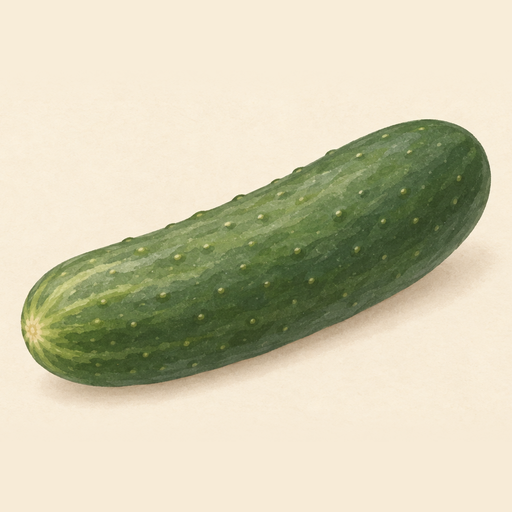
#> input picture assets/photos/agurkas.png, 512 x 512 px
$ python square_picture.py ../assets/photos/agurkas.png ../assets/photos/antis.png
#> lines starting #> are read from the running program, lines starting #| are printed output that depends on the picture; after the words box and inside, x2 and y2 are one past the last pixel; in counts of white or black regions, pixels touching at a corner belong together
"""Square-crop a generated 16:9 picture around its subject (512×512 PNG).

Run: python3 tools/square_picture.py <in.png> <out.png>
If the subject is wider than the image is tall, the picture is padded above and
below with the background colour, fading softly so no seam shows.
"""
import sys
import numpy as np
from PIL import Image, ImageChops


def square(src: str, dst: str) -> None:
#> called with src = '../assets/photos/agurkas.png', dst = '../assets/photos/antis.png'
    im = Image.open(src).convert("RGB")
#> im is the input picture: PIL image 512x512 RGB; mean R, G, B 206.6, 202.1, 175.2
    bg = Image.new("RGB", im.size, im.getpixel((10, 10)))
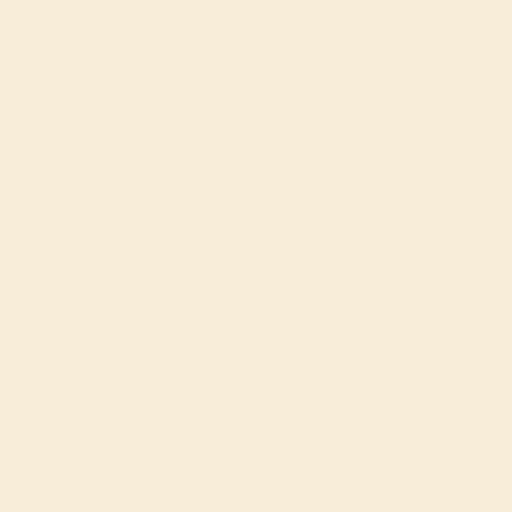
#> bg: PIL image 512x512 RGB; mean R, G, B 248, 237, 217
    mask = ImageChops.difference(im, bg).convert("L").point(lambda v: 255 if v > 28 else 0)
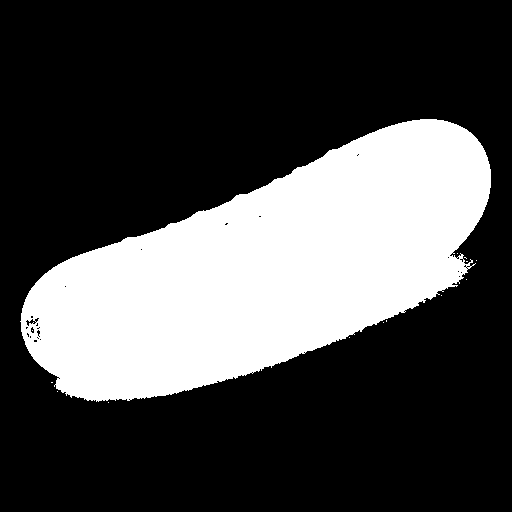
#> mask: PIL image 512x512 L; 29% white; 14 white regions (13 under 20 px), largest, box (x1, y1, x2, y2) and area: (20, 119, 491, 402) 75935
    l, t, r, b = mask.getbbox() or (0, 0, im.width, im.height)
#> l = 20; t = 119; r = 491; b = 403
    h = im.height
#> h = 512
    cx = (l + r) // 2
#> cx = 255
    need = (r - l) + 80
#> need = 551
    a = np.array(im).astype(float)
    if need <= h:
        x0 = max(0, min(im.width - h, cx - h // 2))
        sq = a[:, x0:x0 + h]
    else:
        x0 = max(0, cx - need // 2)
#> x0 = 0
        crop = a[:, x0:min(im.width, x0 + need)]
        w = crop.shape[1]
#> w = 512
        top = np.median(crop[:30].reshape(-1, 3), axis=0)
#> top = [248, 237, 217]
        bot = np.median(crop[-30:].reshape(-1, 3), axis=0)
#> bot = [247, 235, 215]
        for i in range(60):
            k = 1 - i / 60
            crop[i] = crop[i] * (1 - k) + top * k
            crop[h - 1 - i] = crop[h - 1 - i] * (1 - k) + bot * k
        pad = (w - h) // 2
#> pad = 0
        sq = np.zeros((w, w, 3))
        sq[:pad] = top
#> sq: shape (512, 512, 3) float64; every value is 0
        sq[pad + h:] = bot
        sq[pad:pad + h] = crop
    Image.fromarray(sq.clip(0, 255).astype(np.uint8)).resize((512, 512), Image.LANCZOS).save(dst, optimize=True)


if __name__ == "__main__":
    square(sys.argv[1], sys.argv[2])
